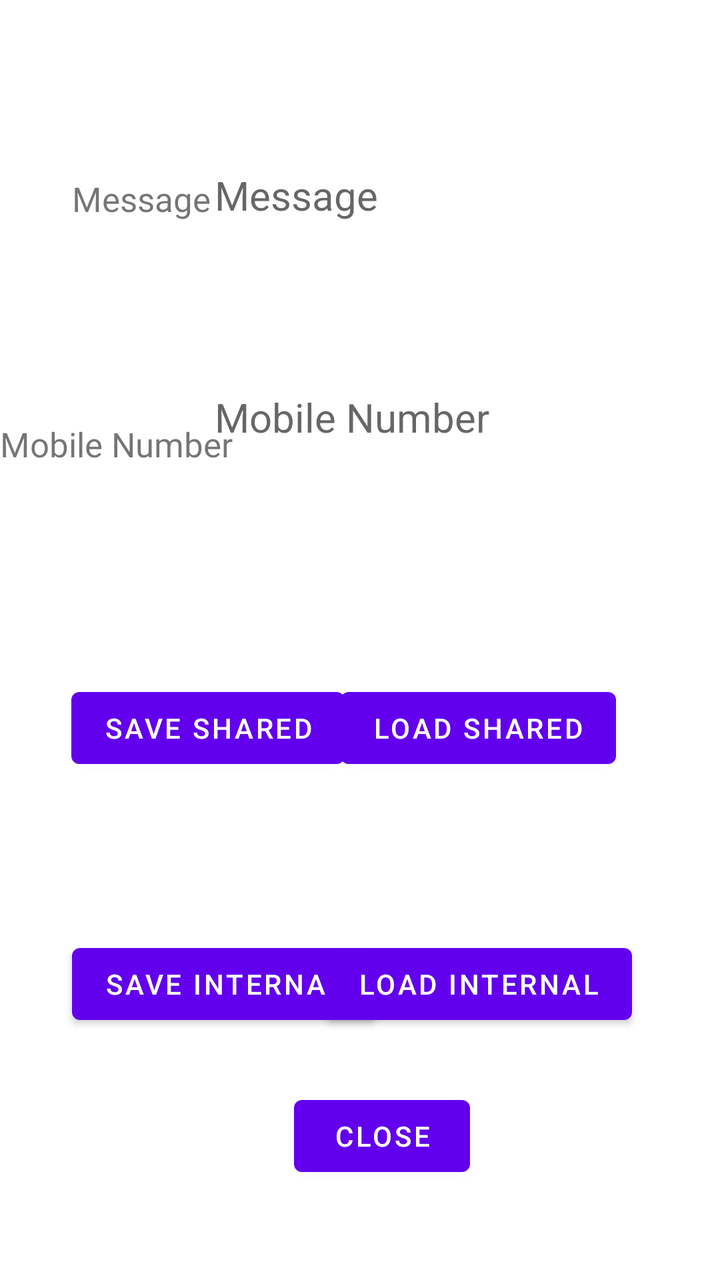
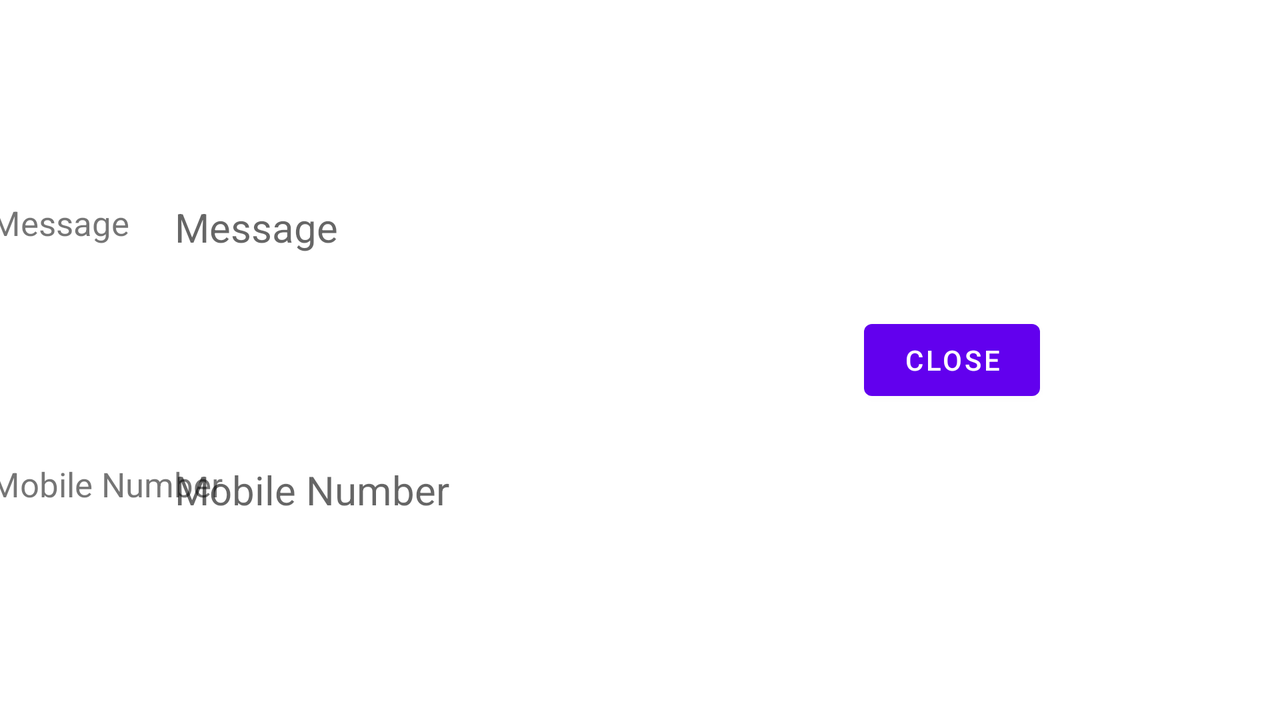

The same Android screen from two of the app's own layout files: first res/layout/ as a phone draws it, then the repository's variant for another configuration, drawn on a device whose configuration selects that folder. Both files follow.
<!-- AndroidManifest.xml: application theme Theme.DataBaseDemo -->
<!-- res/layout/activity_second.xml -->
<?xml version="1.0" encoding="utf-8"?>
<androidx.constraintlayout.widget.ConstraintLayout xmlns:android="http://schemas.android.com/apk/res/android"
    xmlns:app="http://schemas.android.com/apk/res-auto"
    xmlns:tools="http://schemas.android.com/tools"
    android:layout_width="match_parent"
    android:layout_height="match_parent"
    tools:context=".SecondActivity">


    <TextView
        android:id="@+id/textView"
        android:layout_width="wrap_content"
        android:layout_height="wrap_content"
        android:layout_marginStart="36dp"
        android:layout_marginLeft="36dp"
        android:layout_marginTop="88dp"
        android:text="@string/message"
        android:textSize="17dp"
        app:layout_constraintStart_toStartOf="parent"
        app:layout_constraintTop_toTopOf="parent" />


    <TextView
        android:id="@+id/textView2"
        android:layout_width="wrap_content"
        android:layout_height="wrap_content"
        android:layout_marginTop="100dp"
        android:text="@string/mobile_number"
        android:textSize="17dp"
        app:layout_constraintStart_toStartOf="parent"
        app:layout_constraintTop_toBottomOf="@+id/textView" />

    <TextView
        android:id="@+id/editTextTextMessage"
        android:layout_width="wrap_content"
        android:layout_height="wrap_content"
        android:layout_marginTop="84dp"
        android:layout_marginEnd="16dp"
        android:layout_marginRight="16dp"
        android:ems="10"
        android:hint="@string/message"
        android:textSize="20dp"
        app:layout_constraintEnd_toEndOf="parent"
        app:layout_constraintHorizontal_bias="1.0"
        app:layout_constraintStart_toEndOf="@+id/textView"
        app:layout_constraintTop_toTopOf="parent" />

    <TextView
        android:id="@+id/editTextTextNumber"
        android:layout_width="wrap_content"
        android:layout_height="wrap_content"
        android:layout_marginTop="84dp"
        android:layout_marginEnd="16dp"
        android:layout_marginRight="16dp"
        android:ems="10"
        android:hint="@string/mobile_number"
        android:textSize="20dp"
        app:layout_constraintEnd_toEndOf="parent"
        app:layout_constraintHorizontal_bias="1.0"
        app:layout_constraintStart_toEndOf="@+id/textView2"
        app:layout_constraintTop_toBottomOf="@+id/editTextTextMessage" />

    <Button
        android:id="@+id/save_shared_pref"
        android:layout_width="wrap_content"
        android:layout_height="wrap_content"
        android:layout_marginStart="36dp"
        android:layout_marginLeft="36dp"
        android:layout_marginTop="340dp"
        android:text="@string/save_shared_pref"
        app:layout_constraintEnd_toStartOf="@+id/load_shared_pref"
        app:layout_constraintHorizontal_bias="0.166"
        app:layout_constraintStart_toStartOf="parent"
        app:layout_constraintTop_toTopOf="parent" />

    <Button
        android:id="@+id/load_shared_pref"
        android:layout_width="wrap_content"
        android:layout_height="wrap_content"
        android:layout_marginTop="340dp"
        android:layout_marginEnd="52dp"
        android:layout_marginRight="52dp"
        android:text="@string/load_shared_pref"
        app:layout_constraintEnd_toEndOf="parent"
        app:layout_constraintTop_toTopOf="parent" />

    <Button
        android:id="@+id/save_internal"
        android:layout_width="wrap_content"
        android:layout_height="wrap_content"
        android:layout_marginStart="36dp"
        android:layout_marginLeft="36dp"
        android:layout_marginTop="80dp"
        android:text="@string/save_internal"
        app:layout_constraintEnd_toStartOf="@+id/load_internal"
        app:layout_constraintHorizontal_bias="0.0"
        app:layout_constraintStart_toStartOf="parent"
        app:layout_constraintTop_toBottomOf="@+id/save_shared_pref" />

    <Button
        android:id="@+id/load_internal"
        android:layout_width="wrap_content"
        android:layout_height="wrap_content"
        android:layout_marginTop="80dp"
        android:layout_marginEnd="44dp"
        android:layout_marginRight="44dp"
        android:text="@string/load_internal"
        app:layout_constraintEnd_toEndOf="parent"
        app:layout_constraintTop_toBottomOf="@+id/load_shared_pref" />

    <Button
        android:id="@+id/save_sql"
        android:layout_width="wrap_content"
        android:layout_height="wrap_content"
        android:layout_marginStart="52dp"
        android:layout_marginLeft="52dp"
        android:layout_marginBottom="40dp"
        android:layout_marginTop="80dp"
        android:text="@string/save_sql"
        app:layout_constraintBottom_toTopOf="@+id/closeButton"
        app:layout_constraintEnd_toStartOf="@+id/load_sql"
        app:layout_constraintHorizontal_bias="0.022"
        app:layout_constraintStart_toStartOf="parent"
        app:layout_constraintTop_toBottomOf="@+id/save_internal" />

    <Button
        android:id="@+id/load_sql"
        android:layout_width="wrap_content"
        android:layout_height="wrap_content"
        android:layout_marginTop="80dp"
        android:layout_marginEnd="60dp"
        android:layout_marginRight="60dp"
        android:layout_marginBottom="40dp"
        android:text="@string/load_sql"
        app:layout_constraintBottom_toTopOf="@+id/closeButton"
        app:layout_constraintEnd_toEndOf="parent"
        app:layout_constraintTop_toBottomOf="@+id/load_internal" />

    <Button
        android:id="@+id/closeButton"
        android:layout_width="wrap_content"
        android:layout_height="wrap_content"
        android:layout_marginBottom="48dp"
        android:text="@string/close_button"
        app:layout_constraintBottom_toBottomOf="parent"
        app:layout_constraintEnd_toEndOf="parent"
        app:layout_constraintHorizontal_bias="0.541"
        app:layout_constraintStart_toStartOf="parent" />

</androidx.constraintlayout.widget.ConstraintLayout>
<!-- resources referenced by this layout -->
<resources>
  <string name="close_button">Close</string>
  <string name="load_internal" translatable="false">Load Internal</string>
  <string name="load_shared_pref" translatable="false">Load Shared</string>
  <string name="load_sql" translatable="false">Load SQLite</string>
  <string name="message">Message</string>
  <string name="mobile_number">Mobile Number</string>
  <string name="save_internal" translatable="false">Save Internal</string>
  <string name="save_shared_pref" translatable="false">Save Shared</string>
  <string name="save_sql" translatable="false">Save SQLite</string>
  <style name="Theme.DataBaseDemo" parent="Theme.MaterialComponents.DayNight.DarkActionBar">
          
          <item name="colorPrimary">@color/purple_500</item>
          <item name="colorPrimaryVariant">@color/purple_700</item>
          <item name="colorOnPrimary">@color/white</item>
          
          <item name="colorSecondary">@color/teal_200</item>
          <item name="colorSecondaryVariant">@color/teal_700</item>
          <item name="colorOnSecondary">@color/black</item>
          
          <item name="android:statusBarColor" tools:targetApi="l">?attr/colorPrimaryVariant</item>
          
      </style>
</resources>
<!-- res/layout-land/activity_second.xml (the repository's variant of the layout above) -->
<!-- drawn on the phone turned sideways -->
<?xml version="1.0" encoding="utf-8"?>
<androidx.constraintlayout.widget.ConstraintLayout xmlns:android="http://schemas.android.com/apk/res/android"
    xmlns:app="http://schemas.android.com/apk/res-auto"
    xmlns:tools="http://schemas.android.com/tools"
    android:layout_width="match_parent"
    android:layout_height="match_parent"
    tools:context=".SecondActivity"
    tools:ignore="MissingDefaultResource">


    <TextView
        android:id="@+id/textView"
        android:layout_width="106dp"
        android:layout_height="0dp"
        android:layout_marginTop="100dp"
        android:text="@string/message"
        android:textSize="17dp"
        app:layout_constraintEnd_toStartOf="@+id/editTextTextMessage"
        app:layout_constraintHorizontal_bias="0.282"
        app:layout_constraintStart_toStartOf="parent"
        app:layout_constraintTop_toTopOf="parent" />

    <TextView
        android:id="@+id/textView2"
        android:layout_width="118dp"
        android:layout_height="wrap_content"
        android:layout_marginTop="108dp"
        android:text="@string/mobile_number"
        android:textSize="17dp"
        app:layout_constraintBottom_toBottomOf="parent"
        app:layout_constraintEnd_toStartOf="@+id/editTextTextNumber"
        app:layout_constraintHorizontal_bias="0.174"
        app:layout_constraintStart_toStartOf="parent"
        app:layout_constraintTop_toBottomOf="@+id/textView"
        app:layout_constraintVertical_bias="0.0" />

    <TextView
        android:id="@+id/editTextTextMessage"
        android:layout_width="wrap_content"
        android:layout_height="wrap_content"
        android:layout_marginTop="100dp"
        android:layout_marginEnd="316dp"
        android:layout_marginRight="316dp"
        android:ems="10"
        android:hint="@string/message"
        android:textSize="20dp"
        app:layout_constraintEnd_toEndOf="parent"
        app:layout_constraintTop_toTopOf="parent" />

    <TextView
        android:id="@+id/editTextTextNumber"
        android:layout_width="wrap_content"
        android:layout_height="wrap_content"
        android:layout_marginTop="92dp"
        android:layout_marginEnd="316dp"
        android:layout_marginRight="316dp"
        android:ems="10"
        android:hint="@string/mobile_number"
        android:textSize="20dp"
        app:layout_constraintBottom_toBottomOf="parent"
        app:layout_constraintEnd_toEndOf="parent"
        app:layout_constraintTop_toBottomOf="@+id/editTextTextMessage"
        app:layout_constraintVertical_bias="0.109" />

    <Button
        android:id="@+id/closeButton"
        android:layout_width="wrap_content"
        android:layout_height="wrap_content"
        android:text="@string/close_button"
        app:layout_constraintBottom_toBottomOf="parent"
        app:layout_constraintEnd_toEndOf="parent"
        app:layout_constraintHorizontal_bias="0.473"
        app:layout_constraintStart_toEndOf="@+id/editTextTextNumber"
        app:layout_constraintTop_toTopOf="parent" />


</androidx.constraintlayout.widget.ConstraintLayout>
<!-- resources referenced by the variant -->
<!-- as the phone turned sideways resolves them -->
<resources>
  <string name="close_button">Close</string>
  <string name="message">Message</string>
  <string name="mobile_number">Mobile Number</string>
  <style name="Theme.DataBaseDemo" parent="Theme.MaterialComponents.DayNight.DarkActionBar">
          
          <item name="colorPrimary">@color/purple_500</item>
          <item name="colorPrimaryVariant">@color/purple_700</item>
          <item name="colorOnPrimary">@color/white</item>
          
          <item name="colorSecondary">@color/teal_200</item>
          <item name="colorSecondaryVariant">@color/teal_700</item>
          <item name="colorOnSecondary">@color/black</item>
          
          <item name="android:statusBarColor" tools:targetApi="l">?attr/colorPrimaryVariant</item>
          
      </style>
</resources>
